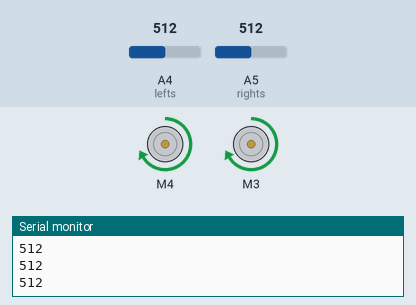
A sketch run on a simulated Arduino Uno, built with avr-gcc and run on an emulated ATmega328P. Parts: 2 × DC motor (green arrow = forward, orange = backward, longer = faster), the last lines printed to the serial monitor. The test bench sets the inputs (shaded band); at power-on: A4 (lefts) = 512, A5 (rights) = 512.

Above: at 1.2 s.
1.3 s: A4 (lefts) set to 408
2.8 s: A4 (lefts) set to 388
At 4.0 s:
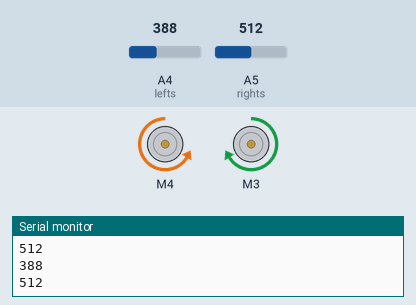
4.3 s: A5 (rights) set to 418
5.8 s: A5 (rights) set to 384
At 6.5 s:
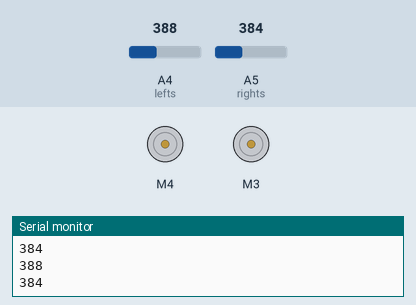
7.3 s: A4 (lefts) set to 410
At 7.6 s:
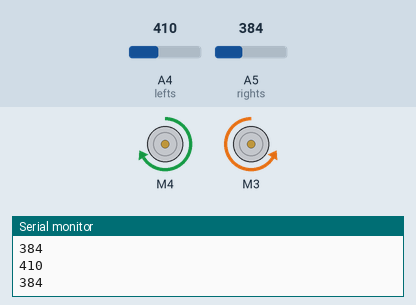
8.8 s: A4 (lefts) set to 390
At 9.8 s:
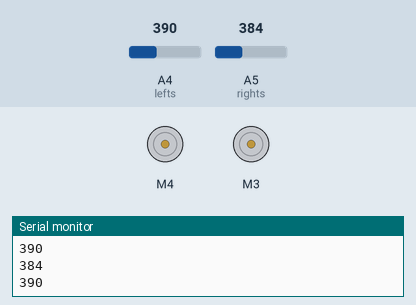
Timing chart, 0 to 11.3 s (numbered marks = the images above; inputs shaded):
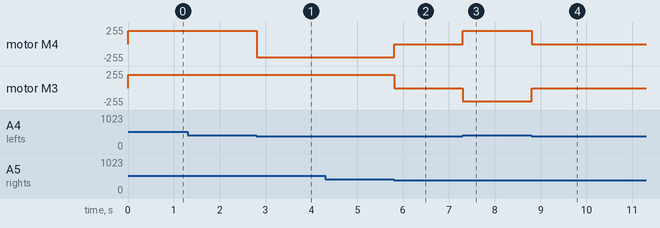

The sketch:

linefollowingcar.ino
```cpp
#include <AFMotor.h>  // Includes Adafruit Motor Shield library to control DC motors

// Defining input pins connected to the line sensors
#define lefts A4    // Left sensor is connected to analog pin A4
#define rights A5   // Right sensor is connected to analog pin A5

// Creating motor objects for two DC motors (channels M3 and M4 on the shield)
AF_DCMotor motor1(4, MOTOR12_8KHZ);  // Motor 1 on port M4 with 8kHz PWM frequency
AF_DCMotor motor2(3, MOTOR12_8KHZ);  // Motor 2 on port M3 with 8kHz PWM frequency
/*
  Alternative motor assignments (commented out)
  AF_DCMotor motor1(3, MOTOR12_8KHZ);
  AF_DCMotor motor2(4, MOTOR12_8KHZ);
*/

void setup() {
  // Set the initial speed for both motors (range 0–255)
  motor1.setSpeed(200);
  motor2.setSpeed(200);

  // Define sensor pins as input
  pinMode(lefts, INPUT);
  pinMode(rights, INPUT);

  // Initialize serial communication to monitor sensor values
  Serial.begin(9600);
}

void loop() {
  // Continuously read and print sensor values for debugging
  Serial.println(analogRead(lefts));   // Output left sensor value
  Serial.println(analogRead(rights));  // Output right sensor value

  // Condition 1: Both sensors detect the line (value <= 400)
  if (analogRead(lefts) <= 400 && analogRead(rights) <= 400) {
    // Stop both motors
    motor1.run(RELEASE);
    motor2.run(RELEASE);
  }

  // Condition 2: Only the left sensor detects the line
  else if (analogRead(lefts) <= 400 && !(analogRead(rights) <= 400)) {
    // Turn left (left wheel backward, right wheel forward)
    motor1.run(BACKWARD);
    motor2.run(FORWARD);
    /*
      Alternative turning method:
      motor1.run(RELEASE);
      motor2.run(FORWARD);
    */
  }

  // Condition 3: Only the right sensor detects the line
  else if (!(analogRead(lefts) <= 400) && analogRead(rights) <= 400) {
    // Turn right (left wheel forward, right wheel backward)
    motor1.run(FORWARD);
    motor2.run(BACKWARD);
    /*
      Alternative turning method:
      motor1.run(FORWARD);
      motor2.run(RELEASE);
    */
  }

  // Condition 4: Neither sensor detects the line
  else if (!(analogRead(lefts) <= 400) && !(analogRead(rights) <= 400)) {
    // Move straight ahead (both motors forward)
    motor1.run(FORWARD);
    motor2.run(FORWARD);
    /*
      Alternative direction (if needed):
      motor1.run(BACKWARD);
      motor2.run(BACKWARD);
    */
  }
}
```

Measured:
- the behaviour switches between 401 and 400 on A4 (lefts) (found by bisection; images 0 and 1)
- the behaviour switches between 401 and 400 on A5 (rights) (found by bisection; images 1 and 2)
- after the input at 2.8 s, motor M4: forward 200/255 → backward 200/255 at once
- after the input at 5.8 s, motor M4: backward 200/255 → stopped at once; motor M3: forward 200/255 → stopped at once
- after the input at 7.3 s, motor M4: stopped → forward 200/255 at once; motor M3: stopped → backward 200/255 at once
- after the input at 8.8 s, motor M4: forward 200/255 → stopped at once; motor M3: backward 200/255 → stopped at once
